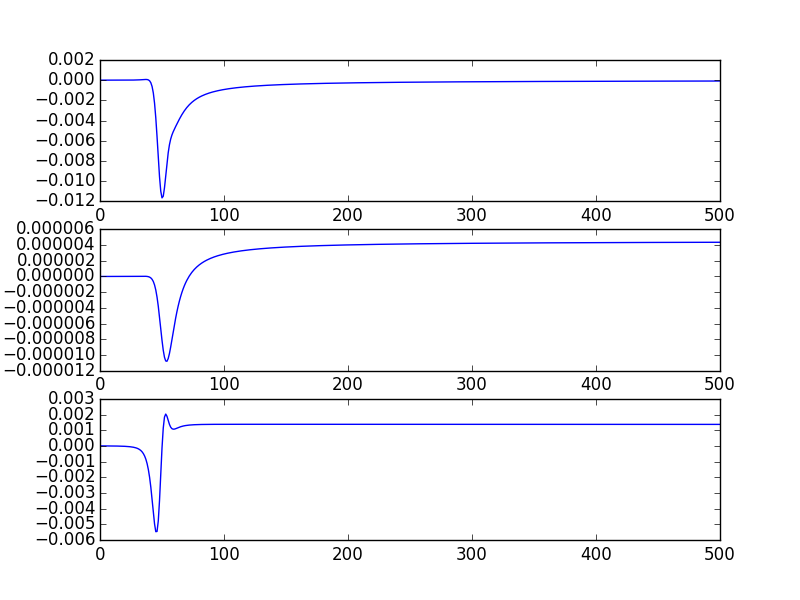

Write Python code to recreate this figure.
from pylab import *
from scipy import *

n_rs = []
a_rs = []
n_ths = []
a_ths = []
n_fs = []
a_fs = []
a_proper_time = []
n_proper_time = []
r_ratio = []
th_ratio = []
f_ratio = []


for analytical,numerical in zip(open("numerical.dat"),open("analytical.dat")):
    n_time = float(numerical.split()[0].replace(r'{','').replace(r'}',''))
    a_time = float(analytical.split()[0].replace(r'{','').replace(r'}',''))
    analytical_r = float(analytical.split()[1].replace(r'{','').replace(r'}',''))
    numerical_r = float(numerical.split()[1].replace(r'{','').replace(r'}',''))
    analytical_th = float(analytical.split()[2].replace(r'{','').replace(r'}',''))
    numerical_th = float(numerical.split()[2].replace(r'{','').replace(r'}',''))
    analytical_f = float(analytical.split()[3].replace(r'{','').replace(r'}',''))
    numerical_f = float(numerical.split()[3].replace(r'{','').replace(r'}',''))
    a_proper_time.append(a_time)
    n_proper_time.append(n_time)
    n_rs.append(numerical_f)
    a_rs.append(analytical_f)
    n_ths.append(numerical_f)
    a_ths.append(analytical_f)
    n_fs.append(numerical_f)
    a_fs.append(analytical_f)
    r_ratio.append(1-numerical_r/analytical_r)
    if analytical_th != 0:
        th_ratio.append(1-numerical_th/analytical_th)
    if analytical_f != 0:
        f_ratio.append(1-numerical_f/analytical_f)

proper_time = a_proper_time

subplot(311)
plot(proper_time,r_ratio)
xlim(0,proper_time[-1])
subplot(312)
plot(proper_time,th_ratio)
xlim(0,proper_time[-1])
subplot(313)
plot(proper_time[1:],f_ratio)
xlim(0,proper_time[-1])

savefig('ratio.png')
